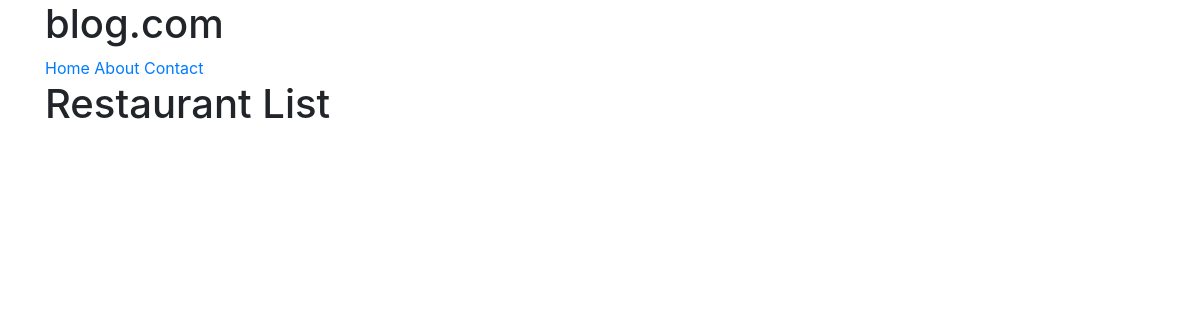
The page /restaurants/ on the database as committed earlier.
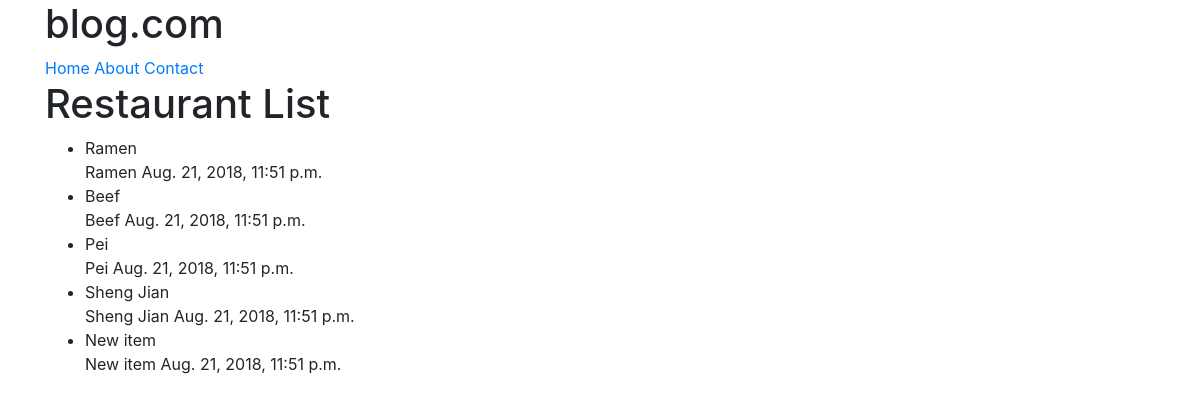
The same page on the database as committed later.
### restaurants/models.py (models this page shows, shortened)
class RestaurantLocation(models.Model):
	name = models.CharField(max_length=120)
	location = models.CharField(max_length=120, null=True, blank=True)
	category = models.CharField(max_length=120, null=True, blank=True)
	timestamp = models.DateTimeField(auto_now_add=True)
	updated = models.DateTimeField(auto_now=True)
	slug = models.SlugField(null=True, blank=True)
	def __str__(self):
		return self.name

### restaurants/views.py (the view)
# urls.py: url(r'^restaurants/$', RestaurantListView.as_view()),
class RestaurantListView(ListView):
	template_name = 'restaurants/restaurantslocation_list.html'
	def get_queryset(self):
		print(self.kwargs)
		slug = self.kwargs.get("slug")
		if slug:
			queryset = RestaurantLocation.objects.filter(
					Q(category__iexact=slug) |
					Q(category__icontains=slug)
				)
		else:
			queryset = RestaurantLocation.objects.all()
		return queryset

### templates/restaurants/restaurantslocation_list.html (shortened to what this page needs)
{% extends "base.html" %}
{% block content %}
<div class="container">
	<h1> Restaurant List </h1>
	<ul>
		{% for obj in object_list %}
			<li> {{obj}}</br>
			{{obj.name}} {{obj.updated}}</li>
		{% endfor %}
	</ul>
</div>
{% endblock %}

### templates/base.html (shortened to what this page needs)
<!DOCTYPE html>
<html lang=en>
<head>
	{% include 'snippets/css.html' %}
</head>
<body>
	{% include 'snippets/nav.html' %}
	<div class="content">
	{% block content %}{% endblock content %}
	</div>
</body>
</html>

### templates/snippets/css.html (shortened to what this page needs)
<link rel="stylesheet" href="https://stackpath.bootstrapcdn.com/bootstrap/4.1.3/css/bootstrap.min.css">

### templates/snippets/nav.html
<div class="container">
	<h1>blog.com</h1>
	<a href='/'>Home</a>
	<a href='/about/'>About</a>
	<a href='/contact/'>Contact</a>
</div>

Rows that differ between the two databases and show on the page:
added RestaurantLocation: name "Ramen", updated "Aug. 21, 2018, 11:51 p.m."
added RestaurantLocation: name "Beef", updated "Aug. 21, 2018, 11:51 p.m."
added RestaurantLocation: name "Pei", updated "Aug. 21, 2018, 11:51 p.m."
added RestaurantLocation: name "Sheng Jian", updated "Aug. 21, 2018, 11:51 p.m."
added RestaurantLocation: name "New item", updated "Aug. 21, 2018, 11:51 p.m."
